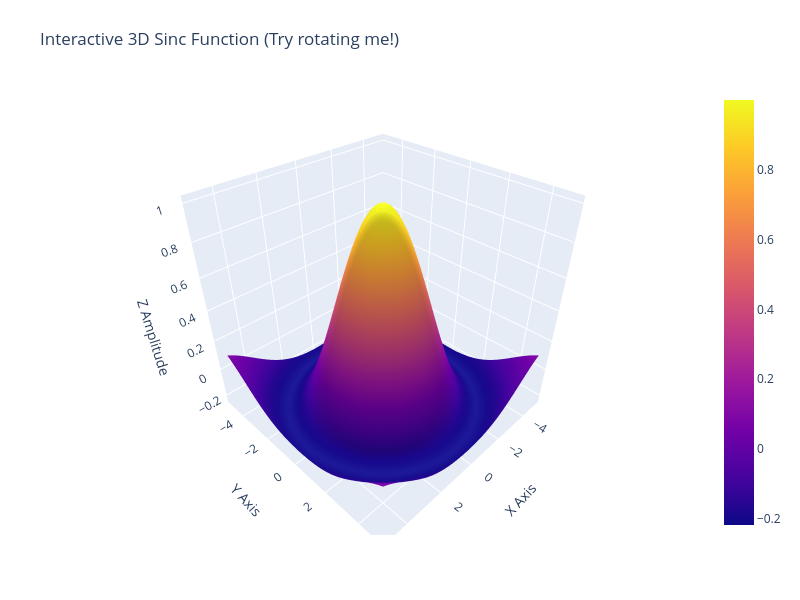

Notebook cell for this chart:
### Code cell
import plotly.graph_objects as go
import numpy as np

x = np.linspace(-5, 5, 100)
y = np.linspace(-5, 5, 100)
x_grid, y_grid = np.meshgrid(x, y)
r = np.sqrt(x_grid**2 + y_grid**2)
z = np.sin(r) / r  # sinc 函数

fig = go.Figure(data=[go.Surface(z=z, x=x, y=y)])

fig.update_layout(
    title="Interactive 3D Sinc Function (Try rotating me!)",
    autosize=True,
    width=800,
    height=600,
    margin=dict(l=65, r=50, b=65, t=90),
    scene=dict(xaxis_title="X Axis", yaxis_title="Y Axis", zaxis_title="Z Amplitude"),
)

fig.show()

### Figure 1 — Plotly figure (JSON) as saved in the notebook; plotly's stock layout.template omitted (floating-point values rounded to 4 significant figures; data arrays with more than 128 entries replaced by an {"elided": "..."} marker saying what was removed)
{"data": [{"type": "surface", "x": [-5.0, -4.899, -4.798, -4.697, -4.596, -4.495, -4.394, -4.293, -4.192, -4.091, -3.99, -3.889, -3.788, -3.687, -3.586, -3.485, -3.384, -3.283, -3.182, -3.081, -2.98, -2.879, -2.778, -2.677, -2.576, -2.475, -2.374, -2.273, -2.172, -2.071, -1.97, -1.869, -1.768, -1.667, -1.566, -1.465, -1.364, -1.263, -1.162, -1.061, -0.9596, -0.8586, -0.7576, -0.6566, -0.5556, -0.4545, -0.3535, -0.2525, -0.1515, -0.05051, 0.05051, 0.1515, 0.2525, 0.3535, 0.4545, 0.5556, 0.6566, 0.7576, 0.8586, 0.9596, 1.061, 1.162, 1.263, 1.364, 1.465, 1.566, 1.667, 1.768, 1.869, 1.97, 2.071, 2.172, 2.273, 2.374, 2.475, 2.576, 2.677, 2.778, 2.879, 2.98, 3.081, 3.182, 3.283, 3.384, 3.485, 3.586, 3.687, 3.788, 3.889, 3.99, 4.091, 4.192, 4.293, 4.394, 4.495, 4.596, 4.697, 4.798, 4.899, 5.0], "y": [-5.0, -4.899, -4.798, -4.697, -4.596, -4.495, -4.394, -4.293, -4.192, -4.091, -3.99, -3.889, -3.788, -3.687, -3.586, -3.485, -3.384, -3.283, -3.182, -3.081, -2.98, -2.879, -2.778, -2.677, -2.576, -2.475, -2.374, -2.273, -2.172, -2.071, -1.97, -1.869, -1.768, -1.667, -1.566, -1.465, -1.364, -1.263, -1.162, -1.061, -0.9596, -0.8586, -0.7576, -0.6566, -0.5556, -0.4545, -0.3535, -0.2525, -0.1515, -0.05051, 0.05051, 0.1515, 0.2525, 0.3535, 0.4545, 0.5556, 0.6566, 0.7576, 0.8586, 0.9596, 1.061, 1.162, 1.263, 1.364, 1.465, 1.566, 1.667, 1.768, 1.869, 1.97, 2.071, 2.172, 2.273, 2.374, 2.475, 2.576, 2.677, 2.778, 2.879, 2.98, 3.081, 3.182, 3.283, 3.384, 3.485, 3.586, 3.687, 3.788, 3.889, 3.99, 4.091, 4.192, 4.293, 4.394, 4.495, 4.596, 4.697, 4.798, 4.899, 5.0], "z": {"elided": "100x100 float values"}}], "layout": {"autosize": true, "height": 600, "margin": {"b": 65, "l": 65, "r": 50, "t": 90}, "scene": {"xaxis": {"title": {"text": "X Axis"}}, "yaxis": {"title": {"text": "Y Axis"}}, "zaxis": {"title": {"text": "Z Amplitude"}}}, "title": {"text": "Interactive 3D Sinc Function (Try rotating me!)"}, "width": 800}}
